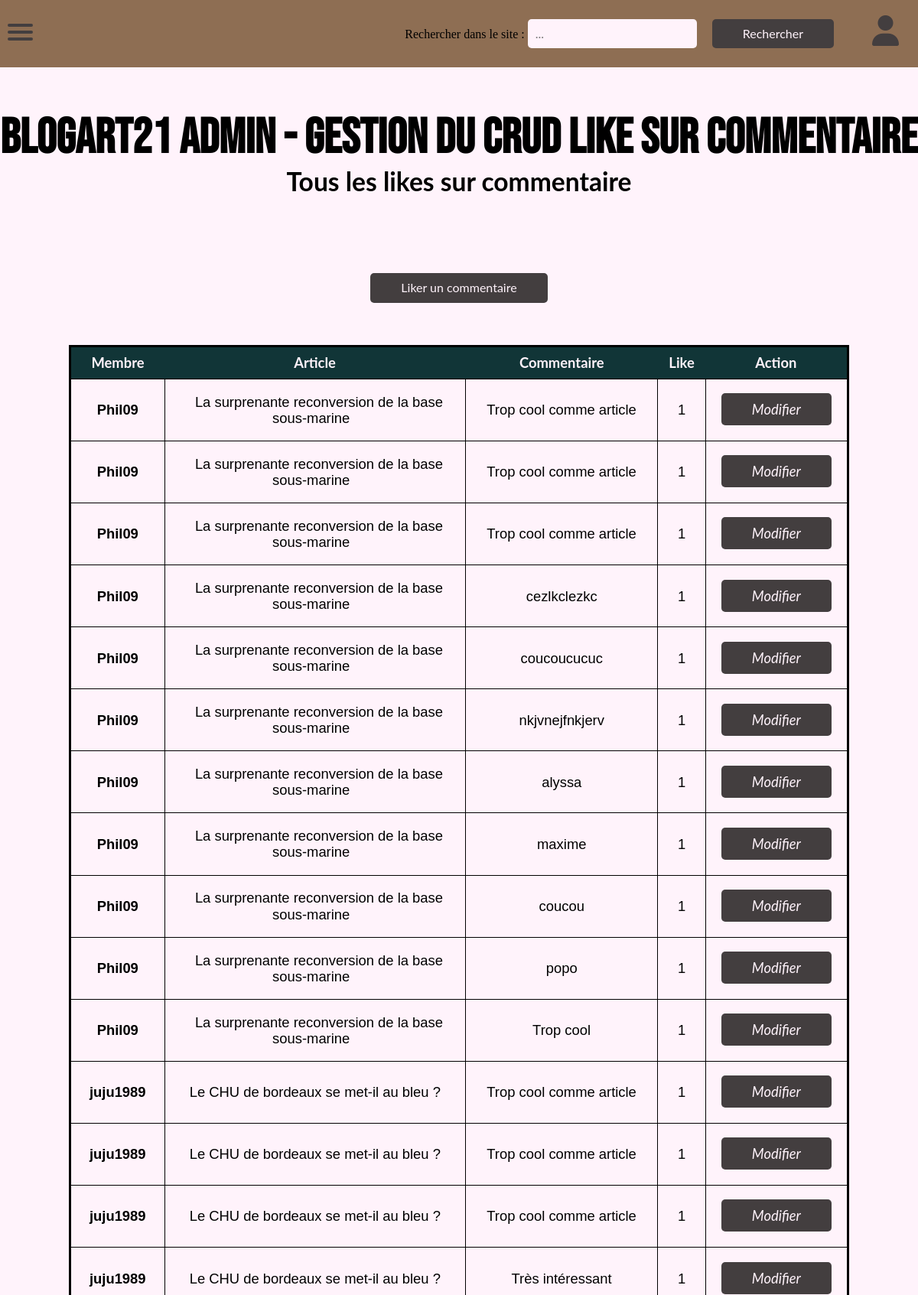
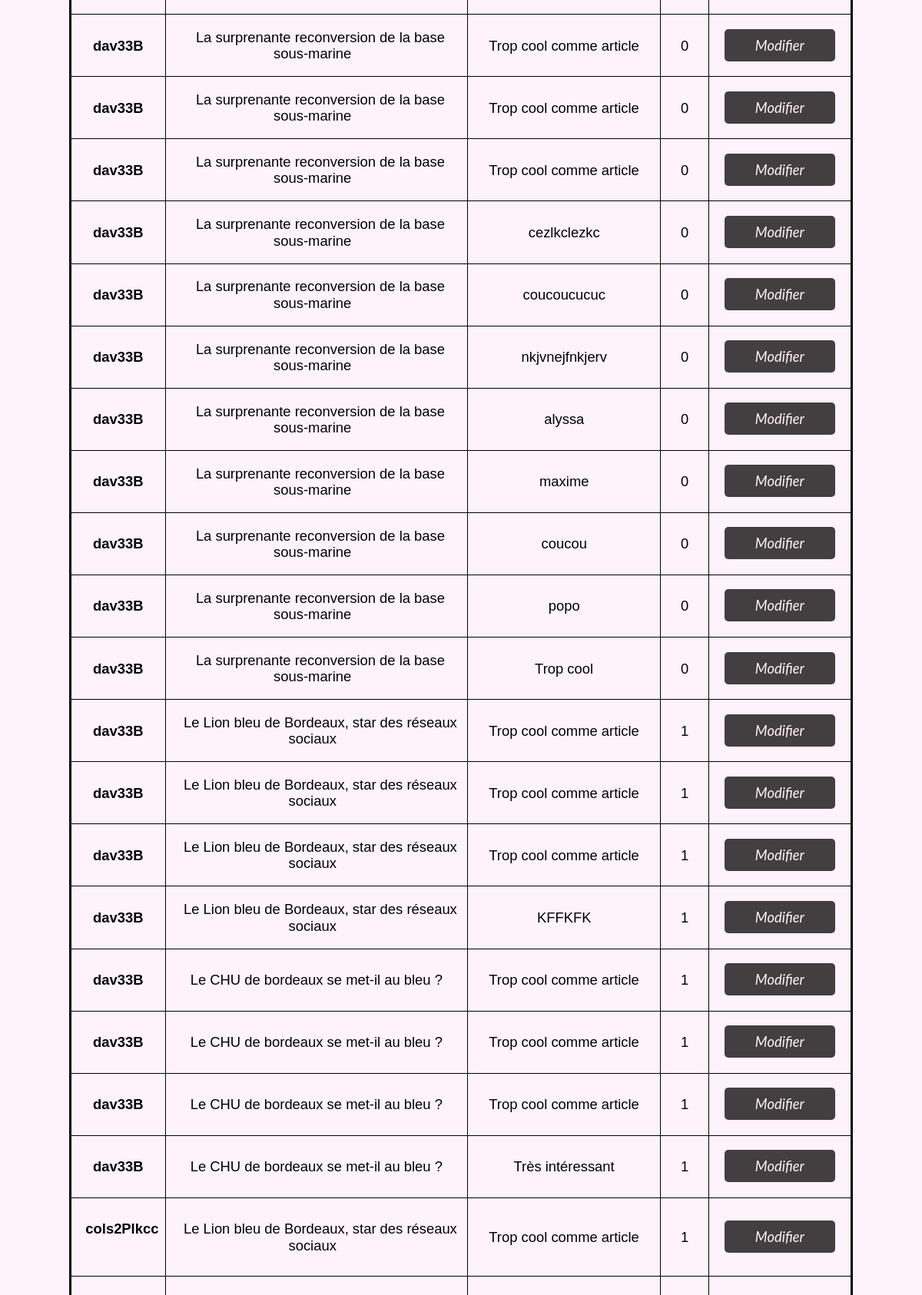
Screenshot of /back/likeCom/likeCom.php (upper part) with the database file from the repository (2 pictures, top to bottom).
### tables this page shows
CREATE TABLE IF NOT EXISTS `likecom` (
  `numMemb` int(10) NOT NULL,
  `numSeqCom` int(10) NOT NULL,
  `numArt` int(8) NOT NULL,
  `likeC` tinyint(1) DEFAULT NULL,
  PRIMARY KEY (`numMemb`,`numSeqCom`,`numArt`),
  KEY `LIKECOM_FK` (`numMemb`,`numSeqCom`,`numArt`),
  KEY `FK_LIKECOM` (`numSeqCom`,`numArt`)
);

CREATE TABLE IF NOT EXISTS `membre` (
  `numMemb` int(10) NOT NULL AUTO_INCREMENT,
  `prenomMemb` varchar(70) DEFAULT NULL,
  `nomMemb` varchar(70) DEFAULT NULL,
  `pseudoMemb` varchar(70) DEFAULT NULL,
  `passMemb` varchar(70) DEFAULT NULL,
  `eMailMemb` varchar(100) DEFAULT NULL,
  `dtCreaMemb` datetime DEFAULT NULL,
  `souvenirMemb` tinyint(1) DEFAULT NULL,
  `accordMemb` tinyint(1) DEFAULT NULL,
  `idStat` int(5) NOT NULL,
  PRIMARY KEY (`numMemb`),
  KEY `MEMBRE_FK` (`numMemb`),
  KEY `FK_ASSOCIATION_10` (`idStat`)
);

CREATE TABLE IF NOT EXISTS `article` (
  `numArt` int(8) NOT NULL AUTO_INCREMENT,
  `dtCreArt` datetime DEFAULT NULL,
  `libTitrArt` char(100) DEFAULT NULL,
  `libChapoArt` text DEFAULT NULL,
  `libAccrochArt` char(160) DEFAULT NULL,
  `parag1Art` text DEFAULT NULL,
  `libSsTitr1Art` char(100) DEFAULT NULL,
  `parag2Art` text DEFAULT NULL,
  `libSsTitr2Art` char(100) DEFAULT NULL,
  `parag3Art` text DEFAULT NULL,
  `libConclArt` text DEFAULT NULL,
  `urlPhotArt` char(70) DEFAULT NULL,
  `numAngl` char(8) NOT NULL,
  `numThem` char(8) NOT NULL,
  PRIMARY KEY (`numArt`),
  KEY `ARTICLE_FK` (`numArt`),
  KEY `FK_ASSOCIATION_1` (`numAngl`),
  KEY `FK_ASSOCIATION_2` (`numThem`)
);

CREATE TABLE IF NOT EXISTS `comment` (
  `numSeqCom` int(10) NOT NULL,
  `numArt` int(8) NOT NULL,
  `dtCreCom` datetime DEFAULT NULL,
  `libCom` text NOT NULL,
  `attModOK` tinyint(1) DEFAULT 0,
  `affComOK` tinyint(1) DEFAULT 0,
  `notifComKOAff` text DEFAULT NULL,
  `delLogiq` tinyint(1) DEFAULT 0,
  `numMemb` int(10) NOT NULL,
  PRIMARY KEY (`numSeqCom`,`numArt`),
  KEY `COMMENT_FK` (`numSeqCom`,`numArt`),
  KEY `FK_ASSOCIATION_8` (`numArt`),
  KEY `FK_ASSOCIATION_9` (`numMemb`)
);

### CLASS_CRUD/likeCom.class.php (called while the page is built, shortened)
<?php
	require_once __DIR__ . './../../CONNECT/database.php';
	class LIKECOM{
		function get_AllLikeCom(){
			global $db;
			$query = 'SELECT * FROM likecom INNER JOIN comment ON likecom.numSeqCom = comment.numSeqCom INNER JOIN membre ON likecom.numMemb = membre.numMemb INNER JOIN article ON likecom.numArt = article.numArt ;';
			$result = $db->query($query);
			$allLikeCom = $result->fetchAll();
			return($allLikeCom);
		}
	}

### back/likeCom/likeCom.php (the view, shortened to what this page needs)
<?
    require_once __DIR__ . './../../CLASS_CRUD/likeCom.class.php';
    $likeCom = new LIKECOM;
?>
<!DOCTYPE html>
<html lang="fr">
<head>
    <link rel="stylesheet" href="./../../front/assets/css/normalize.css">
    <link rel="stylesheet" href="./../../front/assets/css/nav.css">
    <link rel="stylesheet" href="./../css/footer.css">
    <link rel="stylesheet" href="./../css/gestionCRUD.css" >
</head>
<body>
<?php
    include __DIR__ ."./../commons/navbar.php";
    ?>
    <div class="wrapper">
        <div class="hautpage">
            <div class="Titre">
                <h1>BLOGART21 Admin - Gestion du CRUD Like sur Commentaire</h1>
                <h2>Tous les likes sur commentaire</h2>
            </div>
            <div class="creerBt">
                <button class="button" onclick="location.href='./createLikeCom.php'">
                    Liker un commentaire
                </button>
            </div>
        </div>
<div class="tableArea">
	<table class="tableau">
    <thead class="entete">
        <tr>
            <th>&nbsp;Membre&nbsp;</th>
            <th>&nbsp;Article&nbsp;</th>
            <th>&nbsp;Commentaire&nbsp;</th>
            <th>&nbsp;Like&nbsp;</th>
            <th colspan="2">&nbsp;Action&nbsp;</th>
        </tr>
    </thead>
    <tbody class="body">
<?
    $allLikeCom = $likeCom->get_AllLikeCom();
    foreach($allLikeCom as $row){
?>
        <tr>
		<td><h4>&nbsp; <?php echo $row["pseudoMemb"]; ?> &nbsp;</h4></td>
        <td>&nbsp; <?php echo $row["libTitrArt"]; ?> &nbsp;</td>
        <td>&nbsp; <?php echo $row["libCom"]; ?> &nbsp;</td>
        <td>&nbsp; <?php echo $row["likeC"]; ?> &nbsp;</td>
		<td>&nbsp;<a class="button" href="./updateLikeCom.php?id1=<?=$row["numMemb"];?>&id2=<?=$row["numArt"];?>&id3=<?=$row["numSeqCom"];?>"><i>Modifier</i></a>&nbsp;
		<br/></td>
        </tr>
<?
	}
?>
    </tbody>
    </table>
</div>
</div>
</body>
</html>

### back/css/footer.css (style rules this page uses)
.button { color: #FFF3FB; background-color: #433E3F; padding: 10px 40px; text-align: center; border: none; border-radius: 5px; font-family: 'Lato'; text-decoration: none; margin: 5px 10px; }

### back/css/gestionCRUD.css (style rules this page uses)
.wrapper { background-color: #FFF3FB; width: 100%; display: flex; flex-direction: column; align-items: center; }
.Titre { text-align: center; margin-top: 18vh; margin-bottom: 12vh; }
.Titre h1 { font-family: 'Bebas Neue', cursive; font-size: 4em; }
.Titre h2 { font-family: 'Lato', sans-serif; Font-size: 2.1em; }
.button { color: #FFF3FB; text-decoration: none; background-color: #433E3F; padding: 10px 40px; text-align: center; border: none; border-radius: 5px; font-family: 'Lato', sans-serif; }
.creerBt { width: 100%; display: flex; justify-content: center; }
.tableArea { margin: 50px 100px; width: 85%; overflow-x: scroll; }
.tableau { font-family: 'Lato', sans-serif; font-size: 1.15em; border: medium solid black; border-radius: 8px; border-collapse: collapse; justify-content: center; }
th { padding: 10px; background-color: #113537; color: #FFF3FB; }
td { font-family: sans-serif; border: thin solid; padding: 5px; text-align: center; }

### rows the page displays
likecom: numMemb.pseudoMemb "Phil09", article.libTitrArt "La surprenante reconversion de la base sous-marine", comment.libCom "Trop cool comme article", likeC "1", comment.libCom "cezlkclezkc", comment.libCom "coucoucucuc", comment.libCom "nkjvnejfnkjerv", comment.libCom "alyssa", comment.libCom "maxime", comment.libCom "coucou", comment.libCom "popo", comment.libCom "Trop cool"
likecom: numMemb.pseudoMemb "juju1989", article.libTitrArt "Le CHU de bordeaux se met-il au bleu ?", comment.libCom "Trop cool comme article", likeC "1", comment.libCom "Très intéressant"
likecom: numMemb.pseudoMemb "dav33B", article.libTitrArt "La surprenante reconversion de la base sous-marine", comment.libCom "Trop cool comme article", likeC "0", comment.libCom "cezlkclezkc", comment.libCom "coucoucucuc", comment.libCom "nkjvnejfnkjerv", comment.libCom "alyssa", comment.libCom "maxime", comment.libCom "coucou", comment.libCom "popo", comment.libCom "Trop cool"
likecom: numMemb.pseudoMemb "dav33B", article.libTitrArt "Le Lion bleu de Bordeaux, star des réseaux sociaux", comment.libCom "Trop cool comme article", likeC "1", comment.libCom "KFFKFK"
likecom: numMemb.pseudoMemb "dav33B", article.libTitrArt "Le CHU de bordeaux se met-il au bleu ?", comment.libCom "Trop cool comme article", likeC "1", comment.libCom "Très intéressant"
likecom: numMemb.pseudoMemb "cols2Plkcc", article.libTitrArt "Le Lion bleu de Bordeaux, star des réseaux sociaux", comment.libCom "Trop cool comme article", likeC "1"
